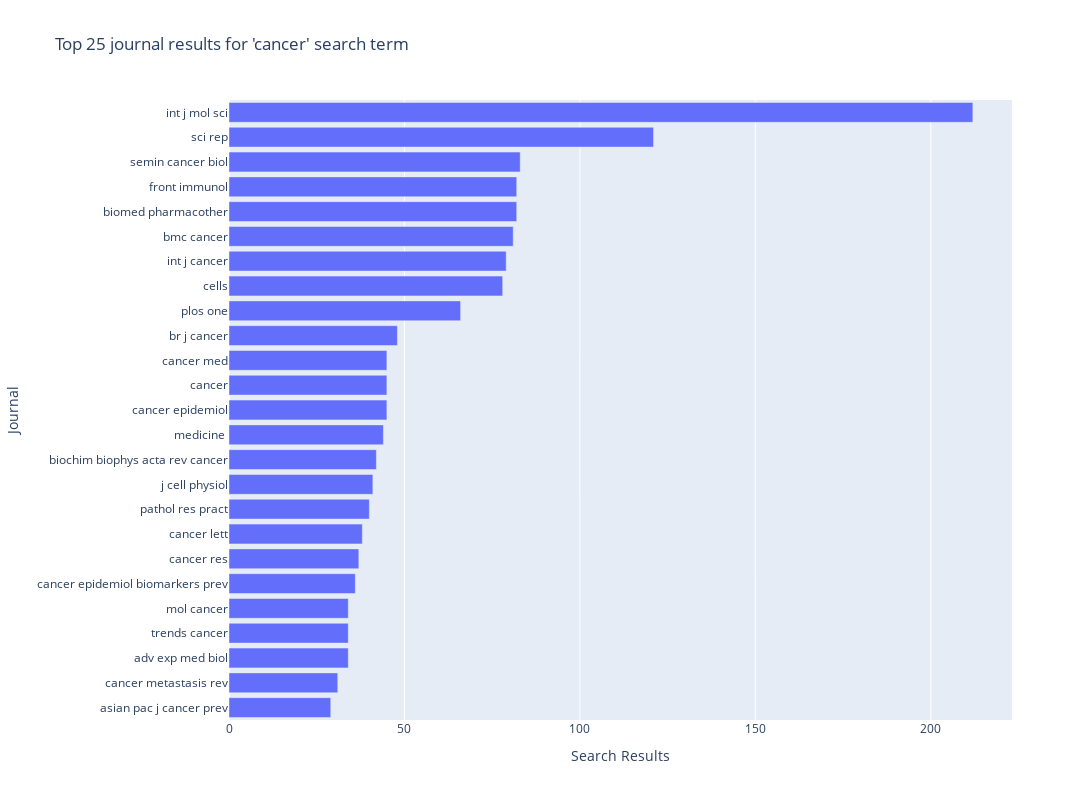

This figure's notebook cell:
### Code cell
dfg = df.journal.value_counts().nlargest(25)

fig = px.bar(dfg, x='journal', title="Top 25 journal results for 'cancer' search term",
             labels={
                'index':'Journal',
                'journal':'Search Results'
             },
             width=1500, height=800)
fig.update_layout(yaxis={'categoryorder':'total ascending', 'dtick':1})
fig.show()

### Figure 1 — Plotly figure (JSON) as saved in the notebook; plotly's stock layout.template omitted (floating-point values rounded to 4 significant figures)
{"data": [{"alignmentgroup": "True", "hovertemplate": "Search Results=%{x}<br>Journal=%{y}<extra></extra>", "legendgroup": "", "marker": {"color": "#636efa", "pattern": {"shape": ""}}, "name": "", "offsetgroup": "", "orientation": "h", "showlegend": false, "textposition": "auto", "type": "bar", "x": [212, 121, 83, 82, 82, 81, 79, 78, 66, 48, 45, 45, 45, 44, 42, 41, 40, 38, 37, 36, 34, 34, 34, 31, 29], "xaxis": "x", "y": ["int j mol sci", "sci rep", "semin cancer biol", "biomed pharmacother", "front immunol", "bmc cancer", "int j cancer", "cells", "plos one", "br j cancer", "cancer epidemiol", "cancer", "cancer med", "medicine ", "biochim biophys acta rev cancer", "j cell physiol", "pathol res pract", "cancer lett", "cancer res", "cancer epidemiol biomarkers prev", "adv exp med biol", "trends cancer", "mol cancer", "cancer metastasis rev", "asian pac j cancer prev"], "yaxis": "y"}], "layout": {"barmode": "relative", "height": 800, "legend": {"tracegroupgap": 0}, "title": {"text": "Top 25 journal results for 'cancer' search term"}, "width": 1500, "xaxis": {"anchor": "y", "domain": [0, 1], "title": {"text": "Search Results"}}, "yaxis": {"anchor": "x", "categoryorder": "total ascending", "domain": [0, 1], "dtick": 1, "title": {"text": "Journal"}}}}
